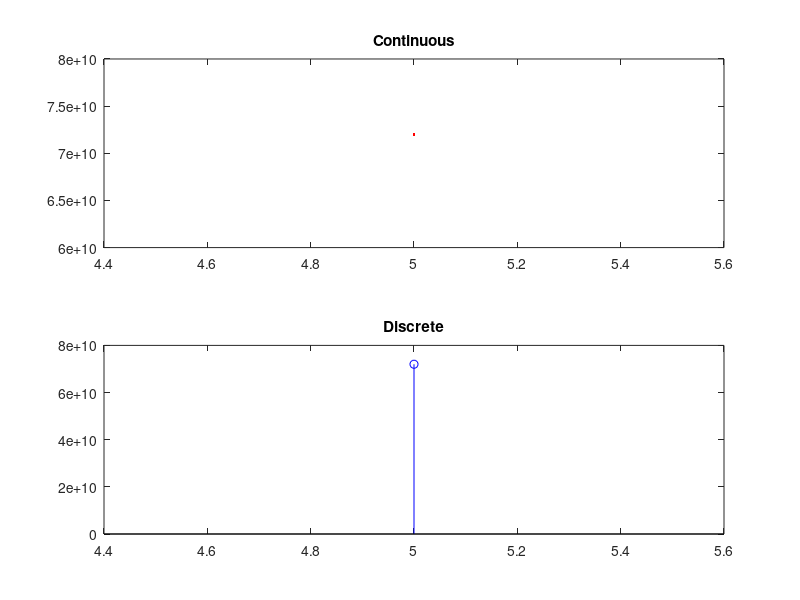

Source code (MATLAB):
% x(t) = e^at

n1=input('Enter lower limit: ');
n2=input('Enter upper limit: ');
t=n1 : n2;
a=input('Enter the value for a:');
y=exp(a*t);
subplot(2,1,1);
plot(t,y,'r');
title('Continuous');
subplot(2,1,2);
stem(t,y,'b');
title('Discrete');

%lim -5 to 5
%a= 0.5